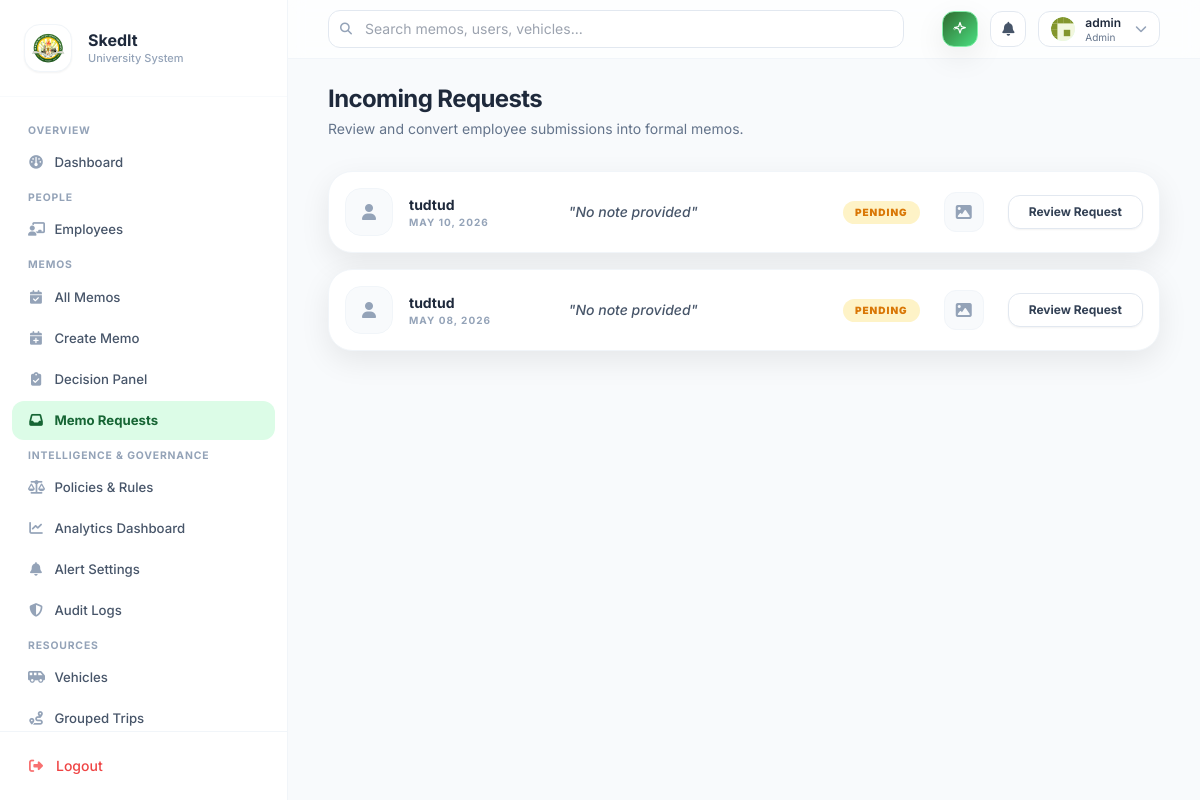
Before: /memos/requests/ (signed in) with the older database file.
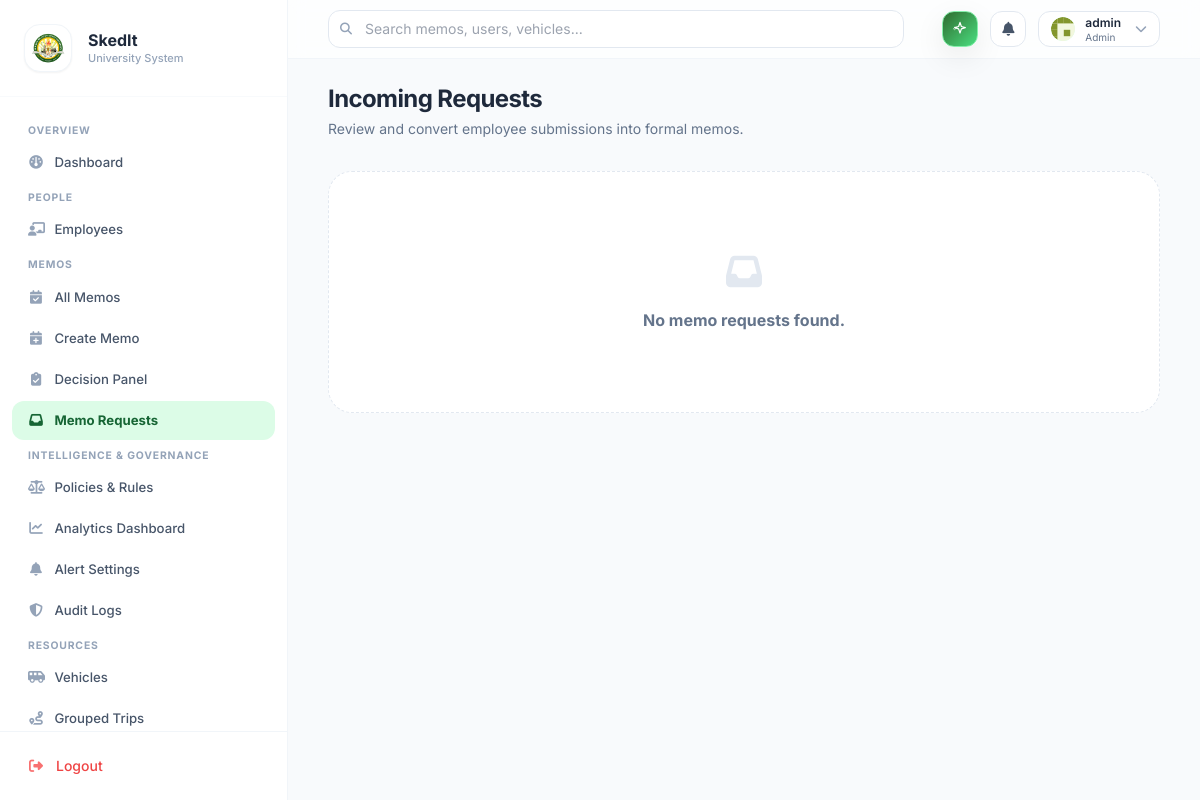
After: the same page with the newer database file.
### memos/models.py (models this page shows, shortened)
class MemoRequest(models.Model):
    class Status(models.TextChoices):
        PENDING = "pending", "Pending"
        APPROVED = "approved", "Approved"
        REJECTED = "rejected", "Rejected"
        CONVERTED = "converted", "Converted"
    requester = models.ForeignKey(
        settings.AUTH_USER_MODEL, on_delete=models.CASCADE, related_name="memo_requests"
    )
    attachment = models.FileField(upload_to="memo_requests/")
    note = models.TextField(blank=True, help_text="Optional note from the requester")
    status = models.CharField(max_length=20, choices=Status.choices, default=Status.PENDING)
    memo = models.OneToOneField(
        "Memo", on_delete=models.SET_NULL, null=True, blank=True, related_name="origin_request"
    )
    created_at = models.DateTimeField(auto_now_add=True)
    updated_at = models.DateTimeField(auto_now=True)
    class Meta:
        ordering = ["-created_at"]

### memos/views.py (the view)
# urls.py: path("requests/", views.memo_request_list, name="memo_request_list"),
@login_required
def memo_request_list(request):
    if _is_admin(request.user):
        requests = MemoRequest.objects.all().order_by("-created_at")
    else:
        requests = MemoRequest.objects.filter(requester=request.user).order_by("-created_at")
    return render(request, "memos/memo_request_list.html", {"requests": requests})

### memos/views.py (called while the page is built)
def _is_admin(user) -> bool:
    if not user or not getattr(user, "is_authenticated", False):
        return False
    if getattr(user, "is_staff", False) or getattr(user, "is_superuser", False):
        return True
    role = getattr(getattr(user, "profile", None), "role", None)
    return role == Profile.Role.ADMIN

### notifications/context_processors.py (called while the page is built)
def unread_notifications(request):
    user = getattr(request, "user", None)
    if not user or not getattr(user, "is_authenticated", False):
        return {
            "unread_notifications_count": 0,
            "recent_notifications": [],
        }
    return {
        "unread_notifications_count": Notification.objects.filter(user=user, is_read=False).count(),
        "recent_notifications": (
            Notification.objects.filter(user=user)
            .order_by("-created_at")[:8]
        ),
    }

### memos/templates/memos/memo_request_list.html (shortened to what this page needs)
{% extends "base.html" %}
{% block content %}
<div class="flex items-center justify-between gap-4">
  <div>
    <h1 class="text-2xl font-bold tracking-tight text-slate-800">
      {% if user.profile.role == 'admin' or user.is_staff %}
      Incoming Requests
      {% else %}
      My Requests
      {% endif %}
    </h1>
    <p class="text-sm text-slate-500 mt-1">
      {% if user.profile.role == 'admin' or user.is_staff %}
      Review and convert employee submissions into formal memos.
      {% else %}
      Track the status of your submitted documents and evidence.
      {% endif %}
    </p>
  </div>
</div>
<div class="mt-8 grid grid-cols-1 gap-4">
  {% for req in requests %}
  <div class="bg-white rounded-3xl border border-slate-100 shadow-soft overflow-hidden hover:border-uniGold/30 transition-all group flex flex-col md:flex-row md:items-center p-4 gap-4 md:gap-6">
    <div class="flex items-center gap-4 w-full md:w-1/4">
      <div class="h-12 w-12 rounded-2xl bg-slate-50 border border-slate-100 flex items-center justify-center text-slate-400 group-hover:bg-uniGold/10 group-hover:text-uniGold transition flex-shrink-0">
        <i class="fa-solid fa-user"></i>
      </div>
      <div class="overflow-hidden">
        <p class="text-sm font-bold text-slate-800 truncate">{{ req.requester.get_full_name|default:req.requester.username }}</p>
        <p class="text-[10px] text-slate-400 font-bold uppercase tracking-widest">{{ req.created_at|date:"M d, Y" }}</p>
      </div>
    </div>
    <div class="flex-1 w-full">
      <p class="text-sm text-slate-600 line-clamp-2 md:line-clamp-1 italic font-medium">
        "{{ req.note|default:'No note provided' }}"
      </p>
    </div>
    <div class="flex flex-wrap items-center gap-4 md:gap-6 w-full md:w-auto pt-2 md:pt-0 border-t md:border-t-0 border-slate-100">
      <span class="px-3 py-1 rounded-full text-[10px] font-black uppercase tracking-widest
        {% if req.status == 'pending' %}bg-amber-100 text-amber-600
        {% elif req.status == 'converted' %}bg-green-100 text-green-600
        {% else %}bg-slate-100 text-slate-600{% endif %}">
        {{ req.get_status_display }}
      </span>
      <div class="h-10 w-10 rounded-xl bg-slate-50 border border-slate-100 flex items-center justify-center text-slate-400 flex-shrink-0">
        {% if req.attachment %}
        <i class="fa-solid fa-image"></i>
        {% else %}
        <i class="fa-solid fa-file-lines"></i>
        {% endif %}
      </div>
      <a href="{% url 'memos:memo_request_detail' req.pk %}" class="flex-1 md:flex-none text-center px-5 py-2.5 md:py-2 rounded-xl bg-white border border-slate-200 text-slate-700 text-sm md:text-xs font-bold hover:bg-slate-50 hover:border-uniGold transition shadow-sm w-full sm:w-auto">
        {% if user.profile.role == 'admin' or user.is_staff %}
        Review Request
        {% else %}
        View Details
        {% endif %}
      </a>
    </div>
  </div>
  {% empty %}
  <div class="py-20 text-center bg-white rounded-3xl border border-dashed border-slate-200">
    <i class="fa-solid fa-inbox text-4xl text-slate-200 mb-4"></i>
    <p class="text-slate-500 font-bold">No memo requests found.</p>
  </div>
  {% endfor %}
</div>
{% endblock %}

### templates/base.html (shortened to what this page needs)
{% load static %}
<!DOCTYPE html>
<html lang="en">
<head>
  <script src="https://cdn.tailwindcss.com"></script>
  <link rel="stylesheet" href="https://cdnjs.cloudflare.com/ajax/libs/font-awesome/6.5.0/css/all.min.css" />
</head>
<body class="bg-slate-50 text-slate-800" x-data="{ sidebarOpen: false }">
  <div id="app-shell">
    <div id="app-sidebar"
         :class="sidebarOpen ? 'translate-x-0' : '-translate-x-full lg:translate-x-0'"
         class="fixed lg:sticky top-0 left-0 z-50 h-screen w-72 bg-white border-r border-slate-100 shadow-2xl lg:shadow-none flex flex-col flex-shrink-0 transition-transform duration-300 overflow-y-auto overflow-x-hidden">
      {% include "partials/sidebar.html" %}
    </div>
    <div id="app-main">
      {% include "partials/topbar.html" %}
      <main class="px-4 sm:px-6 lg:px-10 py-6 flex-1 w-full max-w-[100vw] lg:max-w-none">
        {% block content %}{% endblock %}
      </main>
    </div>
  </div>
</body>
</html>

### templates/partials/sidebar.html (shortened to what this page needs)
{% load static %}
<div class="flex flex-col h-full">
  <div class="px-6 py-6 border-b border-slate-50 flex-shrink-0 flex items-center justify-between">
    <div class="flex items-center gap-4">
      <div class="h-12 w-12 rounded-[1rem] bg-white border border-slate-100 flex items-center justify-center shadow-sm overflow-hidden flex-shrink-0 p-1.5">
        <img src="{% static 'img/university_logo.png' %}?v=2" alt="SkedIt Logo" class="h-full w-full object-contain" />
      </div>
      <div>
        <div class="text-base font-bold leading-tight text-slate-800">SkedIt</div>
        <div class="text-[11px] text-slate-400 font-medium">University System</div>
      </div>
    </div>
  </div>
  <nav class="flex-1 overflow-y-auto px-3 py-4 space-y-0.5">
    {% if request.user.is_authenticated %}
      {% if request.user.is_staff or request.user.profile.role == 'admin' %}
        <div class="sidebar-section-label">Overview</div>
        <a href="{% url 'accounts:admin_dashboard' %}"
           class="sidebar-link {% if request.resolver_match.url_name == 'admin_dashboard' %}active{% endif %}">
          <i class="fa-solid fa-gauge sidebar-icon"></i>
          <span>Dashboard</span>
        </a>
        <div class="sidebar-section-label mt-3">People</div>
        <a href="{% url 'accounts:admin_user_list' 'employee' %}"
           class="sidebar-link {% if request.resolver_match.url_name in 'admin_user_list admin_user_create admin_user_edit' and request.resolver_match.kwargs.role in 'employee instructor staff admin' %}active{% endif %}">
          <i class="fa-solid fa-chalkboard-user sidebar-icon"></i>
          <span>Employees</span>
        </a>
        <div class="sidebar-section-label mt-3">Memos</div>
        <a href="{% url 'memos:memo_admin_list' %}"
           class="sidebar-link {% if request.resolver_match.url_name == 'memo_admin_list' %}active{% endif %}">
          <i class="fa-solid fa-calendar-check sidebar-icon"></i>
          <span>All Memos</span>
        </a>
        <a href="{% url 'memos:memo_create' %}"
           class="sidebar-link {% if request.resolver_match.url_name == 'memo_create' %}active{% endif %}">
          <i class="fa-solid fa-calendar-plus sidebar-icon"></i>
          <span>Create Memo</span>
        </a>
        <a href="{% url 'memos:decision_panel' %}"
           class="sidebar-link {% if request.resolver_match.url_name == 'decision_panel' %}active{% endif %}">
          <i class="fa-solid fa-clipboard-check sidebar-icon"></i>
          <span>Decision Panel</span>
        </a>
        <a href="{% url 'memos:memo_request_list' %}"
           class="sidebar-link {% if request.resolver_match.url_name == 'memo_request_list' or request.resolver_match.url_name == 'memo_request_detail' %}active{% endif %}">
          <i class="fa-solid fa-inbox sidebar-icon"></i>
          <span>Memo Requests</span>
        </a>
        <div class="sidebar-section-label mt-3">Intelligence & Governance</div>
        <a href="{% url 'governance:policy_list' %}"
           class="sidebar-link {% if request.resolver_match.app_name == 'governance' %}active{% endif %}">
          <i class="fa-solid fa-scale-balanced sidebar-icon"></i>
          <span>Policies & Rules</span>
        </a>
        <a href="{% url 'analytics:dashboard' %}"
           class="sidebar-link {% if request.resolver_match.app_name == 'analytics' %}active{% endif %}">
          <i class="fa-solid fa-chart-line sidebar-icon"></i>
          <span>Analytics Dashboard</span>
        </a>
        <a href="{% url 'notifications:preferences' %}"
           class="sidebar-link {% if request.resolver_match.url_name == 'preferences' %}active{% endif %}">
          <i class="fa-solid fa-bell sidebar-icon"></i>
          <span>Alert Settings</span>
        </a>
        <a href="{% url 'governance:audit_logs' %}"
           class="sidebar-link {% if request.resolver_match.url_name == 'audit_logs' %}active{% endif %}">
          <i class="fa-solid fa-shield-halved sidebar-icon"></i>
          <span>Audit Logs</span>
        </a>
        <div class="sidebar-section-label mt-3">Resources</div>
        <a href="{% url 'resources:vehicle_admin_list' %}"
           class="sidebar-link {% if request.resolver_match.url_name == 'vehicle_admin_list' %}active{% endif %}">
          <i class="fa-solid fa-van-shuttle sidebar-icon"></i>
          <span>Vehicles</span>
        </a>
        <a href="{% url 'resources:grouped_trips' %}"
           class="sidebar-link {% if request.resolver_match.url_name == 'grouped_trips' %}active{% endif %}">
          <i class="fa-solid fa-route sidebar-icon"></i>
          <span>Grouped Trips</span>
        </a>
      {% endif %}
    {% endif %}
  </nav>
  {% if request.user.is_authenticated %}
    <div class="flex-shrink-0 px-3 py-3 border-t border-slate-100">
      <form method="post" action="{% url 'accounts:logout' %}">
        <button type="submit"
                class="w-full flex items-center gap-3 px-4 py-3 rounded-xl hover:bg-red-50 transition text-red-500 text-sm font-medium text-left">
          <i class="fa-solid fa-right-from-bracket text-red-400 w-4 text-center"></i>
          <span>Logout</span>
        </button>
      </form>
    </div>
  {% endif %}
</div>

### templates/partials/topbar.html (shortened to what this page needs)
{% load static %}
<link rel="stylesheet" href="https://cdnjs.cloudflare.com/ajax/libs/cropperjs/1.6.2/cropper.min.css" />
<header class="sticky top-0 z-20 bg-white/70 backdrop-blur border-b border-slate-100">
  <div class="px-4 sm:px-6 lg:px-10 py-2.5 flex items-center justify-between gap-4">
    <div class="flex-1 hidden lg:block">
      <div class="relative max-w-xl">
        <i class="fa-solid fa-magnifying-glass absolute left-3 top-1/2 -translate-y-1/2 text-slate-400 text-xs"></i>
        <input
          class="w-full pl-9 pr-3 py-2 text-sm rounded-xl bg-white border border-slate-200 focus:outline-none focus:ring-2 focus:ring-uniGold/50 focus:border-uniGold transition"
          placeholder="Search memos, users, vehicles..." />
      </div>
    </div>
    <div class="flex items-center gap-3">
      <div class="relative" id="aiChatWrapper">
        <button id="aiChatBtn" title="AI Assistant"
          class="relative h-9 w-9 rounded-xl bg-gradient-to-br from-uniGreen to-green-400 border border-green-300 hover:opacity-90 transition flex items-center justify-center focus:outline-none shadow-soft"
          aria-haspopup="true" aria-expanded="false">
        </button>
      </div>
      <div class="relative" id="notifDropdownWrapper">
        <button id="notifBellBtn"
          class="relative h-9 w-9 rounded-xl bg-white border border-slate-200 hover:border-uniGold transition flex items-center justify-center focus:outline-none"
          aria-haspopup="true" aria-expanded="false">
          <i class="fa-solid fa-bell text-slate-600 text-sm"></i>
        </button>
      </div>
      <div class="relative" id="profileDropdownWrapper">
        <button id="profileDropdownBtn"
          class="h-9 px-3 rounded-xl bg-white border border-slate-200 hover:border-uniGold transition flex items-center gap-2.5 cursor-pointer focus:outline-none"
          aria-haspopup="true" aria-expanded="false">
          <div id="topbarAvatar"
            class="h-6 w-6 rounded-full overflow-hidden flex-shrink-0 bg-green-100 text-uniGreen flex items-center justify-center">
            {% if request.user.is_authenticated and request.user.profile.profile_picture %}
            <img src="{{ request.user.profile.profile_picture.url }}" alt="avatar" class="h-full w-full object-cover" />
            {% else %}
            <canvas id="topbarIdenticonCanvas" width="24" height="24" style="display:block;border-radius:50%;"></canvas>
            {% endif %}
          </div>
          <div class="leading-tight text-left hidden sm:block">
            {% if request.user.is_authenticated %}
            <div class="text-xs font-semibold" id="topbarName">
              {% if request.user.profile.first_name %}
              {{ request.user.profile.first_name }} {{ request.user.profile.last_name }}
              {% else %}
              {{ request.user.username }}
              {% endif %}
            </div>
            <div class="text-[10px] text-slate-500">
              {% if request.user.is_staff %}
              Admin
              {% else %}
              {{ request.user.profile.get_role_display|default:"User" }}
              {% endif %}
            </div>
            {% else %}
            <div class="text-xs font-semibold">Guest</div>
            <div class="text-[10px] text-slate-500">Sign in required</div>
            {% endif %}
          </div>
          <i class="fa-solid fa-chevron-down text-xs text-slate-400 ml-1 transition-transform duration-200"
            id="profileChevron"></i>
        </button>
      </div>
    </div>
  </div>
</header>

### templates/base.html (style rules this page uses)
html, body { font-family: Inter, system-ui, -apple-system, Segoe UI, Roboto, Arial, sans-serif; height: 100%; margin: 0; }
#app-shell { display: flex; min-height: 100vh; }
#app-main { flex: 1; display: flex; flex-direction: column; min-width: 0; width: 100%; }

### templates/partials/sidebar.html (style rules this page uses)
.sidebar-section-label { font-size: .65rem; font-weight: 700; letter-spacing: .08em; text-transform: uppercase; color: #94a3b8; padding: .35rem 1rem .2rem; margin-top: .25rem; }
.sidebar-link { display: flex; align-items: center; gap: .65rem; padding: .6rem 1rem; border-radius: .75rem; font-size: .825rem; color: #475569; text-decoration: none; transition: background .14s, color .14s; font-weight: 500; }
.sidebar-link.active { background: #dcfce7; color: #166534; font-weight: 700; }
.sidebar-link.active .sidebar-icon { color: #166534; }
.sidebar-icon { width: 1rem; text-align: center; font-size: .85rem; color: #94a3b8; flex-shrink: 0; transition: color .14s; }

Changed rows visible on the page:
removed MemoRequest: requester.get_full_name "tudtud", created_at "MAY 10, 2026", note "No note provided", status "PENDING"
removed MemoRequest: requester.get_full_name "tudtud", created_at "MAY 08, 2026", note "No note provided", status "PENDING"
Other visible differences:
text now shown: "No memo requests found."
